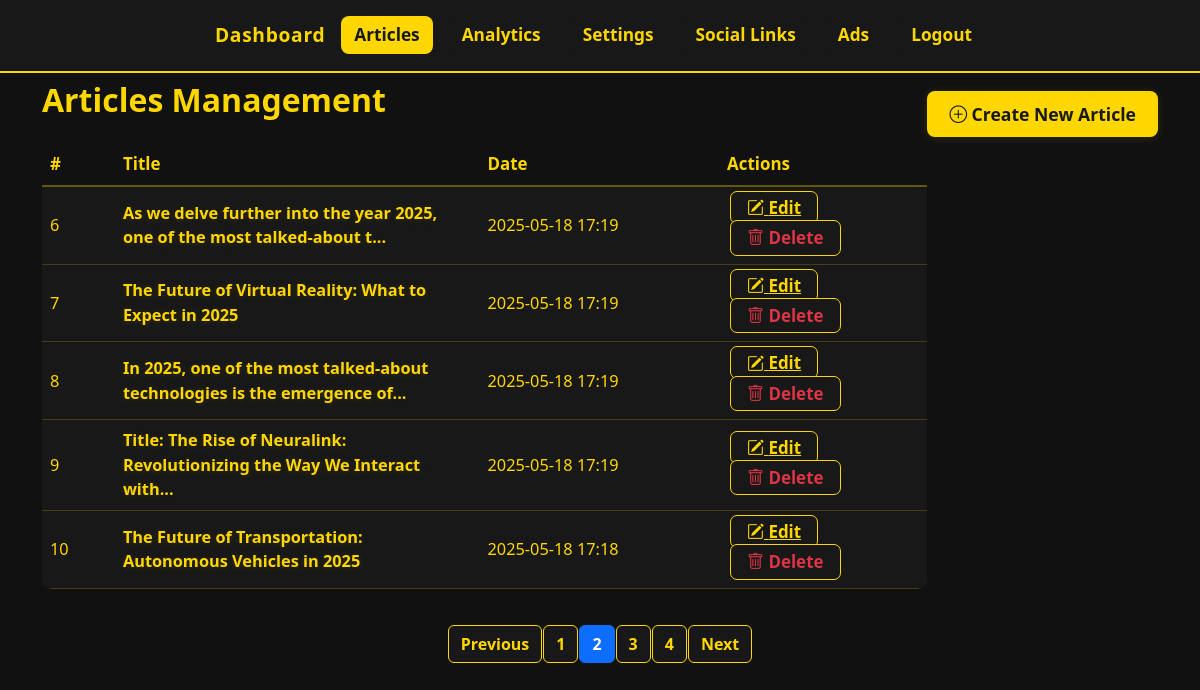
The app's page /admin/articles?page=2 (signed in) with its own data.
### app.py (models this page shows)
class Article(db.Model):
    id = db.Column(db.Integer, primary_key=True)
    title = db.Column(db.String(255), nullable=False)
    content = db.Column(db.Text, nullable=False)
    image_url = db.Column(db.String(500), nullable=True)
    created_at = db.Column(db.DateTime, server_default=db.func.now())
    likes = db.Column(db.Integer, default=0)

### app.py (the view)
@app.route('/admin/articles')
@login_required
def manage_articles():
    per_page = 5
    page = request.args.get('page', 1, type=int)
    total_articles = Article.query.count()
    total_pages = (total_articles + per_page - 1) // per_page
    articles = Article.query.order_by(Article.created_at.desc()).offset((page-1)*per_page).limit(per_page).all()
    return render_template('admin_manage_articles.html',
                           articles=articles,
                           page=page,
                           per_page=per_page,
                           total_pages=total_pages)

### app.py (called while the page is built)
@login_manager.user_loader
def load_user(user_id):
    return AdminUser.query.get(int(user_id))

### templates/admin_manage_articles.html (shortened to what this page needs)
<!DOCTYPE html>
<html lang="en" data-theme="dark">
<head>
  <link href="https://cdn.jsdelivr.net/npm/bootstrap@5.3.0/dist/css/bootstrap.min.css" rel="stylesheet">
  <link rel="stylesheet" href="https://cdn.jsdelivr.net/npm/bootstrap-icons@1.10.5/font/bootstrap-icons.css">
</head>
<body>
  <nav class="navbar navbar-dark mb-1" style="border-bottom:2px solid #ffd700;">
    <div class="container-fluid justify-content-center py-2 flex-wrap">
      <a class="navbar-brand mx-2 fw-bold" href="{{ url_for('dashboard') }}">Dashboard</a>
      <a class="nav-link mx-2 active" href="{{ url_for('manage_articles') }}">Articles</a>
      <a class="nav-link mx-2" href="{{ url_for('analytics') }}">Analytics</a>
      <a class="nav-link mx-2" href="{{ url_for('settings') }}">Settings</a>
      <a class="nav-link mx-2" href="{{ url_for('social_links') }}">Social Links</a>
      <a class="nav-link mx-2" href="{{ url_for('manage_ads') }}">Ads</a>
      <a class="nav-link mx-2 text-danger" href="{{ url_for('logout') }}">Logout</a>
    </div>
  </nav>
  <div class="container mt-2">
    <a href="{{ url_for('create_article') }}" class="btn btn-create mb-2">
      <i class="bi bi-plus-circle"></i> Create New Article
    </a>
    <h2 class="mb-4 fw-bold" style="color:#ffd700;">Articles Management</h2>
    <div class="table-responsive">
      <table class="table align-middle">
        <thead>
          <tr>
            <th style="width:7%;">#</th>
            <th style="width:35%;">Title</th>
            <th style="width:23%;">Date</th>
            <th style="width:20%;">Actions</th>
          </tr>
        </thead>
        <tbody>
          {% for article in articles %}
          <tr>
            <td>{{ loop.index0 + 1 + (page-1)*per_page }}</td>
            <td class="article-title">{{ article.title[:70] }}{% if article.title|length > 70 %}...{% endif %}</td>
            <td>{{ article.created_at.strftime('%Y-%m-%d %H:%M') if article.created_at else '' }}</td>
            <td>
              <a href="{{ url_for('edit_article', article_id=article.id) }}" class="action-btn"><i class="bi bi-pencil-square"></i> Edit</a>
              <form method="POST" action="{{ url_for('delete_article', article_id=article.id) }}" style="display:inline;">
                <button type="submit" class="action-btn text-danger" onclick="return confirm('Are you sure you want to delete this article?');"><i class="bi bi-trash"></i> Delete</button>
              </form>
            </td>
          </tr>
          {% endfor %}
        </tbody>
      </table>
    </div>
    <nav>
      <ul class="pagination">
        {% if page > 1 %}
          <li class="page-item"><a class="page-link" href="{{ url_for('manage_articles', page=page-1) }}">Previous</a></li>
        {% endif %}
        {% for p in range(1, total_pages+1) %}
          <li class="page-item {% if p == page %}active{% endif %}">
            <a class="page-link" href="{{ url_for('manage_articles', page=p) }}">{{ p }}</a>
          </li>
        {% endfor %}
        {% if page < total_pages %}
          <li class="page-item"><a class="page-link" href="{{ url_for('manage_articles', page=page+1) }}">Next</a></li>
        {% endif %}
      </ul>
    </nav>
  </div>
</body>
</html>

### templates/admin_manage_articles.html (style rules this page uses)
html, body { background: #111 !important; color: #fff !important; }
.navbar, .navbar * { background: #181818 !important; color: #ffd700 !important; font-size: 1.08rem; font-weight: 700; }
.navbar .nav-link { color: #ffd700 !important; text-decoration: none; padding: 6px 13px; border-radius: 8px; transition: background .14s, color .14s; }
.navbar .nav-link.active, .navbar .nav-link:hover, .navbar-brand:hover { background: #ffd700 !important; color: #181818 !important; }
.navbar-brand { color: #ffd700 !important; font-size: 1.2rem; letter-spacing: .7px; }
.table { background: #181818; border-radius: 10px; overflow: hidden; }
.table th, .table td { color: #ffd700; vertical-align: middle; background: #181818; border-color: #ffd70033; font-size: 1.02rem; }
.table thead th { background: #111; color: #ffd700; font-size: 1.06rem; border-bottom: 2px solid #ffd70055; }
.article-title { font-weight: 700; color: #ffd700; font-size: 1.12rem; text-shadow: 0 1px 7px #ffd70022; }
.action-btn { margin: 0 3px; font-size: 1.06rem; border-radius: 7px; border: 1.5px solid #ffd700; background: #181818; color: #ffd700; font-weight: 700; transition: background .14s, color .14s; padding: 4px 16px; }
.btn-create { background: #ffd700; color: #181818; font-weight: 800; border-radius: 8px; font-size: 1.10rem; margin: 10px 0 20px 0; box-shadow: 0 1px 10px #ffd70020; padding: 10px 22px; border: none; float: right; }
.pagination { justify-content: center; margin: 20px 0; }
.page-link { background: #181818; color: #ffd700; border: 1.2px solid #ffd700; font-weight: 600; border-radius: 6px; margin: 0 2px; }

### records on screen
Article: title "As we delve further into the year 2025, one of the most talked-about t", created_at "2025-05-18 17:19"
Article: title "The Future of Virtual Reality: What to Expect in 2025", created_at "2025-05-18 17:19"
Article: title "In 2025, one of the most talked-about technologies is the emergence of", created_at "2025-05-18 17:19"
Article: title "Title: The Rise of Neuralink: Revolutionizing the Way We Interact with", created_at "2025-05-18 17:19"
Article: title "The Future of Transportation: Autonomous Vehicles in 2025", created_at "2025-05-18 17:18"

### other values on screen
{{ p }} "1" "2" "3" "4"
